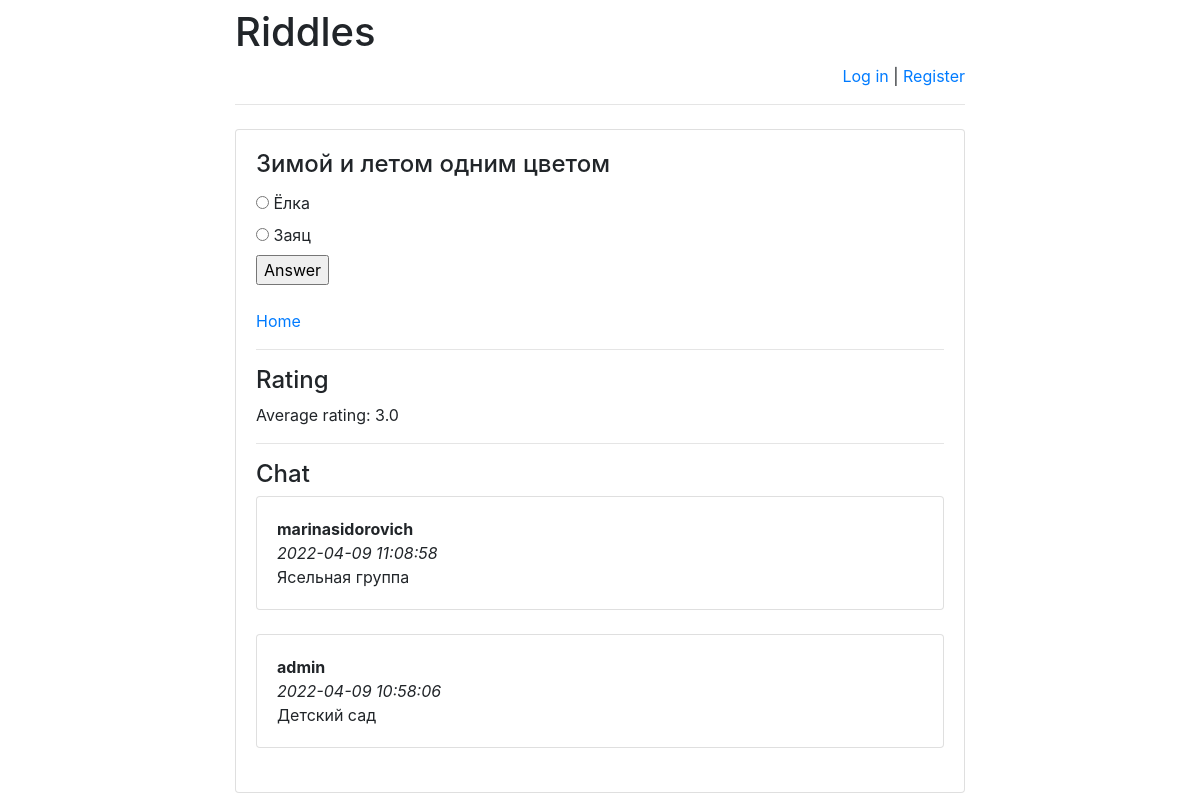
The page /riddles/1/ on the database its author committed.
### riddles/models.py (models this page shows)
class Riddle(models.Model):
    riddle_text = models.CharField(max_length=255)
    pub_date = models.DateTimeField('date published')

class Option(models.Model):
    riddle = models.ForeignKey(Riddle, on_delete=models.CASCADE)
    text = models.CharField(max_length=255)
    correct = models.BooleanField(default=False)

class Message(models.Model):
    chat = models.ForeignKey(
        Riddle,
        verbose_name='Чат под загадкой',
        on_delete=models.CASCADE)
    author = models.ForeignKey(
        User,
        verbose_name='Пользователь', on_delete=models.CASCADE)
    message = models.TextField('Сообщение')
    pub_date = models.DateTimeField(
        'Дата сообщения',
        default=timezone.now)

### riddles/views.py (the view)
# urls.py: re_path(r'^([0-9]+)/$', views.detail, name='detail'),
def detail(request, riddle_id):
    error_message = None
    if "error_message" in request.GET:
        error_message = request.GET["error_message"]
    return render(
        request,
        "answer.html",
        {
            "riddle": get_object_or_404(
                Riddle, pk=riddle_id),
            "error_message": error_message,
            "latest_messages":
                Message.objects
                    .filter(chat_id=riddle_id)
                    .order_by('-pub_date')[:5],
            "already_rated_by_user":
                Mark.objects
                    .filter(author_id=request.user.id)
                    .filter(riddle_id=riddle_id)
                    .count(),
            "user_rating":
                Mark.objects
                    .filter(author_id=request.user.id)
                    .filter(riddle_id=riddle_id)
                    .aggregate(Avg('mark'))
                    ["mark__avg"],
            "avg_mark":
                Mark.objects
                    .filter(riddle_id=riddle_id)
                    .aggregate(Avg('mark'))
                    ["mark__avg"]
        }
    )

### templates/answer.html (shortened to what this page needs)
{% extends 'base.html' %}
{% block main %}
<h4 class="card-title">{{ riddle.riddle_text }}</h4>
<form action="answer/" method="post">
    {% for option in riddle.option_set.all %}
        <input type="radio" name="option"
            id="option{{ forloop.counter }}"
            value="{{ option.id }}"/>
        <label for="option{{ forloop.counter }}">
            {{ option.text }}
        </label><br>
    {% endfor %}
    <input type="submit" value="Answer"/>
</form>
    <br>
<a href="/riddles">Home</a>
</body>
</html>
    <hr>
<h4>Rating</h4>
    <p>Average rating:
        <span id="avg_mark_span">
            {{ avg_mark }}
        </span>
    </p>
<hr>
<h4>Chat</h4>
<div id="history">
    {% for message in latest_messages %}
        <div class="card">
        <div class="card-body">
            <strong>
                {{ message.author.username }}
            </strong>
            <br/>
            <em>
                {{ message.pub_date|date:'Y-m-d H:i:s' }}
            </em>
            <br/>
            {{ message.message }}
        </div>
        </div>
        <br/>
    {% endfor %}
</div>
{% endblock %}

### rows shown on the page
Riddle: riddle_text "Зимой и летом одним цветом"
Option: text "Ёлка"
Option: text "Заяц"
Message: author.username "marinasidorovich", pub_date "2022-04-09 11:08:58", message "Ясельная группа"
Message: author.username "admin", pub_date "2022-04-09 10:58:06", message "Детский сад"

### other values the page prints
{{ avg_mark }} "3.0"
